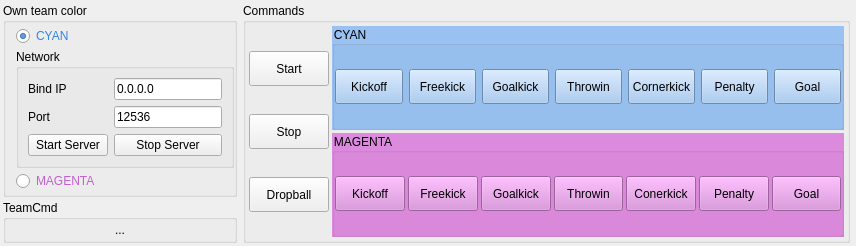
<?xml version="1.0" encoding="UTF-8"?>
<ui version="4.0">
 <class>PlayerServer</class>
 <widget class="QWidget" name="PlayerServer">
  <property name="geometry">
   <rect>
    <x>0</x>
    <y>0</y>
    <width>856</width>
    <height>168</height>
   </rect>
  </property>
  <property name="windowTitle">
   <string>PlayerServer</string>
  </property>
  <layout class="QHBoxLayout" name="horizontalLayout" stretch="0,0,1,0">
   <property name="spacing">
    <number>3</number>
   </property>
   <property name="leftMargin">
    <number>3</number>
   </property>
   <property name="topMargin">
    <number>3</number>
   </property>
   <property name="rightMargin">
    <number>3</number>
   </property>
   <property name="bottomMargin">
    <number>3</number>
   </property>
   <item>
    <layout class="QVBoxLayout" name="verticalLayout_2">
     <item>
      <widget class="QGroupBox" name="grpColor">
       <property name="title">
        <string>Own team color</string>
       </property>
       <layout class="QVBoxLayout" name="verticalLayout_4">
        <property name="spacing">
         <number>3</number>
        </property>
        <property name="leftMargin">
         <number>10</number>
        </property>
        <property name="topMargin">
         <number>3</number>
        </property>
        <property name="rightMargin">
         <number>0</number>
        </property>
        <property name="bottomMargin">
         <number>3</number>
        </property>
        <item>
         <widget class="QRadioButton" name="rbtnCyan">
          <property name="maximumSize">
           <size>
            <width>100</width>
            <height>16777215</height>
           </size>
          </property>
          <property name="styleSheet">
           <string notr="true">color: rgb(53, 132, 228);</string>
          </property>
          <property name="text">
           <string>CYAN</string>
          </property>
          <property name="checked">
           <bool>true</bool>
          </property>
         </widget>
        </item>
        <item>
         <widget class="QGroupBox" name="grpNetwork">
          <property name="title">
           <string>Network</string>
          </property>
          <layout class="QFormLayout" name="formLayout">
           <item row="0" column="0">
            <widget class="QLabel" name="lblOwnIP">
             <property name="text">
              <string>Bind IP</string>
             </property>
            </widget>
           </item>
           <item row="0" column="1">
            <widget class="QLineEdit" name="lnedtOwnIP">
             <property name="text">
              <string>0.0.0.0</string>
             </property>
            </widget>
           </item>
           <item row="1" column="0">
            <widget class="QLabel" name="lblPort">
             <property name="text">
              <string>Port</string>
             </property>
            </widget>
           </item>
           <item row="1" column="1">
            <widget class="QLineEdit" name="lnedtPort">
             <property name="text">
              <string>12536</string>
             </property>
            </widget>
           </item>
        <item row="2" column="0">
         <widget class="QPushButton" name="btnStartServer">
          <property name="text">
           <string>Start Server</string>
          </property>
         </widget>
        </item>
        <item row="2" column="1">
         <widget class="QPushButton" name="btnStopServer">
          <property name="text">
           <string>Stop Server</string>
          </property>
         </widget>
        </item>
          </layout>
         </widget>
        </item>
        <item>
         <widget class="QRadioButton" name="rbtnMagenta">
          <property name="maximumSize">
           <size>
            <width>100</width>
            <height>16777215</height>
           </size>
          </property>
          <property name="styleSheet">
           <string notr="true">color: rgb(192, 97, 203);</string>
          </property>
          <property name="text">
           <string>MAGENTA</string>
          </property>
         </widget>
        </item>
       </layout>
      </widget>
     </item>
     <item>
      <widget class="QGroupBox" name="groupBox_2">
       <property name="title">
        <string>TeamCmd</string>
       </property>
       <layout class="QVBoxLayout" name="verticalLayout_5">
        <property name="spacing">
         <number>3</number>
        </property>
        <property name="leftMargin">
         <number>3</number>
        </property>
        <property name="topMargin">
         <number>3</number>
        </property>
        <property name="rightMargin">
         <number>3</number>
        </property>
        <property name="bottomMargin">
         <number>3</number>
        </property>
        <item>
         <widget class="QLabel" name="lblTeamCmd">
          <property name="text">
           <string>...</string>
          </property>
          <property name="alignment">
           <set>Qt::AlignCenter</set>
          </property>
         </widget>
        </item>
       </layout>
      </widget>
     </item>
    </layout>
   </item>
   <item>
    <widget class="Line" name="line_2">
     <property name="orientation">
      <enum>Qt::Horizontal</enum>
     </property>
    </widget>
   </item>
   <item>
    <widget class="QGroupBox" name="groupBox">
     <property name="styleSheet">
      <string notr="true"/>
     </property>
     <property name="title">
      <string>Commands</string>
     </property>
     <layout class="QHBoxLayout" name="horizontalLayout_4">
      <property name="spacing">
       <number>3</number>
      </property>
      <property name="leftMargin">
       <number>3</number>
      </property>
      <property name="topMargin">
       <number>3</number>
      </property>
      <property name="rightMargin">
       <number>3</number>
      </property>
      <property name="bottomMargin">
       <number>3</number>
      </property>
      <item>
       <layout class="QVBoxLayout" name="verticalLayout_3">
        <item>
         <widget class="QPushButton" name="pushButton_16">
          <property name="minimumSize">
           <size>
            <width>0</width>
            <height>35</height>
           </size>
          </property>
          <property name="maximumSize">
           <size>
            <width>80</width>
            <height>16777215</height>
           </size>
          </property>
          <property name="text">
           <string>Start</string>
          </property>
         </widget>
        </item>
        <item>
         <widget class="QPushButton" name="pushButton_17">
          <property name="minimumSize">
           <size>
            <width>0</width>
            <height>35</height>
           </size>
          </property>
          <property name="maximumSize">
           <size>
            <width>80</width>
            <height>16777215</height>
           </size>
          </property>
          <property name="text">
           <string>Stop</string>
          </property>
         </widget>
        </item>
        <item>
         <widget class="QPushButton" name="pushButton_15">
          <property name="minimumSize">
           <size>
            <width>0</width>
            <height>35</height>
           </size>
          </property>
          <property name="maximumSize">
           <size>
            <width>80</width>
            <height>16777215</height>
           </size>
          </property>
          <property name="text">
           <string>Dropball</string>
          </property>
         </widget>
        </item>
       </layout>
      </item>
      <item>
       <layout class="QVBoxLayout" name="verticalLayout">
        <item>
         <widget class="QGroupBox" name="grpCyan">
          <property name="minimumSize">
           <size>
            <width>100</width>
            <height>0</height>
           </size>
          </property>
          <property name="styleSheet">
           <string notr="true">background-color: rgb(153, 193, 241);</string>
          </property>
          <property name="title">
           <string>CYAN</string>
          </property>
          <layout class="QHBoxLayout" name="horizontalLayout_2">
           <property name="leftMargin">
            <number>0</number>
           </property>
           <property name="topMargin">
            <number>0</number>
           </property>
           <property name="rightMargin">
            <number>0</number>
           </property>
           <property name="bottomMargin">
            <number>0</number>
           </property>
           <item>
            <widget class="QPushButton" name="pushButton">
             <property name="minimumSize">
              <size>
               <width>0</width>
               <height>35</height>
              </size>
             </property>
             <property name="text">
              <string>Kickoff</string>
             </property>
            </widget>
           </item>
           <item>
            <widget class="QPushButton" name="pushButton_2">
             <property name="minimumSize">
              <size>
               <width>0</width>
               <height>35</height>
              </size>
             </property>
             <property name="text">
              <string>Freekick</string>
             </property>
            </widget>
           </item>
           <item>
            <widget class="QPushButton" name="pushButton_3">
             <property name="minimumSize">
              <size>
               <width>0</width>
               <height>35</height>
              </size>
             </property>
             <property name="text">
              <string>Goalkick</string>
             </property>
            </widget>
           </item>
           <item>
            <widget class="QPushButton" name="pushButton_7">
             <property name="minimumSize">
              <size>
               <width>0</width>
               <height>35</height>
              </size>
             </property>
             <property name="text">
              <string>Throwin</string>
             </property>
            </widget>
           </item>
           <item>
            <widget class="QPushButton" name="pushButton_9">
             <property name="minimumSize">
              <size>
               <width>0</width>
               <height>35</height>
              </size>
             </property>
             <property name="text">
              <string>Cornerkick</string>
             </property>
            </widget>
           </item>
           <item>
            <widget class="QPushButton" name="pushButton_11">
             <property name="minimumSize">
              <size>
               <width>0</width>
               <height>35</height>
              </size>
             </property>
             <property name="text">
              <string>Penalty</string>
             </property>
            </widget>
           </item>
           <item>
            <widget class="QPushButton" name="pushButton_13">
             <property name="minimumSize">
              <size>
               <width>0</width>
               <height>35</height>
              </size>
             </property>
             <property name="text">
              <string>Goal</string>
             </property>
            </widget>
           </item>
          </layout>
         </widget>
        </item>
        <item>
         <widget class="QGroupBox" name="grpMagenta">
          <property name="minimumSize">
           <size>
            <width>100</width>
            <height>0</height>
           </size>
          </property>
          <property name="styleSheet">
           <string notr="true">background-color: rgb(220, 138, 221);
</string>
          </property>
          <property name="title">
           <string>MAGENTA</string>
          </property>
          <layout class="QHBoxLayout" name="horizontalLayout_3">
           <property name="spacing">
            <number>3</number>
           </property>
           <property name="leftMargin">
            <number>0</number>
           </property>
           <property name="topMargin">
            <number>0</number>
           </property>
           <property name="rightMargin">
            <number>0</number>
           </property>
           <property name="bottomMargin">
            <number>0</number>
           </property>
           <item>
            <widget class="QPushButton" name="pushButton_4">
             <property name="minimumSize">
              <size>
               <width>0</width>
               <height>35</height>
              </size>
             </property>
             <property name="text">
              <string>Kickoff</string>
             </property>
            </widget>
           </item>
           <item>
            <widget class="QPushButton" name="pushButton_6">
             <property name="minimumSize">
              <size>
               <width>0</width>
               <height>35</height>
              </size>
             </property>
             <property name="text">
              <string>Freekick</string>
             </property>
            </widget>
           </item>
           <item>
            <widget class="QPushButton" name="pushButton_5">
             <property name="minimumSize">
              <size>
               <width>0</width>
               <height>35</height>
              </size>
             </property>
             <property name="text">
              <string>Goalkick</string>
             </property>
            </widget>
           </item>
           <item>
            <widget class="QPushButton" name="pushButton_10">
             <property name="minimumSize">
              <size>
               <width>0</width>
               <height>35</height>
              </size>
             </property>
             <property name="text">
              <string>Throwin</string>
             </property>
            </widget>
           </item>
           <item>
            <widget class="QPushButton" name="pushButton_8">
             <property name="minimumSize">
              <size>
               <width>0</width>
               <height>35</height>
              </size>
             </property>
             <property name="text">
              <string>Conerkick</string>
             </property>
            </widget>
           </item>
           <item>
            <widget class="QPushButton" name="pushButton_12">
             <property name="minimumSize">
              <size>
               <width>0</width>
               <height>35</height>
              </size>
             </property>
             <property name="text">
              <string>Penalty</string>
             </property>
            </widget>
           </item>
           <item>
            <widget class="QPushButton" name="pushButton_14">
             <property name="minimumSize">
              <size>
               <width>0</width>
               <height>35</height>
              </size>
             </property>
             <property name="text">
              <string>Goal</string>
             </property>
            </widget>
           </item>
          </layout>
         </widget>
        </item>
       </layout>
      </item>
     </layout>
    </widget>
   </item>
   <item>
    <widget class="Line" name="line">
     <property name="orientation">
      <enum>Qt::Horizontal</enum>
     </property>
    </widget>
   </item>
  </layout>
 </widget>
 <resources/>
 <connections/>
</ui>
